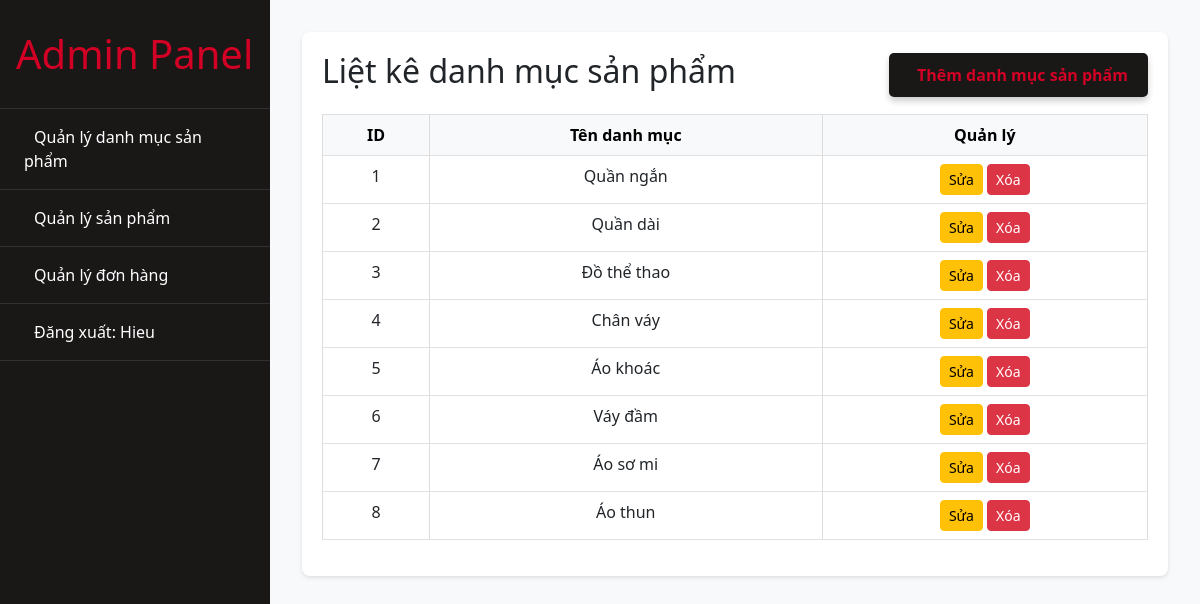
Page /admin/indexad.php (signed in) on the committed database.
### tables this page shows
CREATE TABLE `product_catelog` (
  `id` int(11) NOT NULL,
  `ten` varchar(100) NOT NULL
);

### admin/modules/manage_product_catalog/list.php (the view, shortened to what this page needs)
<?php
include('config/config.php');
try {
    $spl_lietke_danhmucsp = "SELECT * FROM product_catelog ORDER BY id DESC";
    $stmt = $conn->prepare($spl_lietke_danhmucsp);
    $stmt->execute();
    $query_lietke_danhmucsp = $stmt->fetchAll(PDO::FETCH_ASSOC);
} catch (PDOException $e) {
    echo "Lỗi: " . $e->getMessage();
}
?>
<div class="category-container">
    <div class="header-actions mb-3">
        <h2 class="d-inline-block">Liệt kê danh mục sản phẩm</h2>
        <button type="button" class="btn btn-add" data-bs-toggle="modal" data-bs-target="#addCategoryModal">
            <span class="button-text">Thêm danh mục sản phẩm</span>
        </button>
    </div>
    <div class="table-responsive">
        <table class="table table-hover table-bordered">
            <thead class="table-light">
                <tr>
                    <th>ID</th>
                    <th>Tên danh mục</th>
                    <th>Quản lý</th>
                </tr>
            </thead>
            <tbody>
                <?php
                $i = 0;
                foreach ($query_lietke_danhmucsp as $row) {
                    $i++;
                ?>
                    <tr>
                        <td><?php echo $i; ?></td>
                        <td><?php echo htmlspecialchars($row['ten']); ?></td>
                        <td class="action-buttons">
                            <a href="?action=manage_product_catalog&query=fix&id=<?php echo $row['id']; ?>"
                               class="btn btn-sm btn-warning">
                                <i class="fas fa-edit"></i> Sửa
                            </a>
                            <a href="modules/manage_product_catalog/handle.php?query=xoa&id=<?php echo $row['id']; ?>"
                               class="btn btn-sm btn-danger"
                               onclick="return confirm('Bạn có chắc muốn xóa danh mục này?');">
                                <i class="fas fa-trash"></i> Xóa
                            </a>
                        </td>
                    </tr>
                <?php
                }
                ?>
            </tbody>
        </table>
    </div>
</div>

### admin/css/stylead.css (style rules this page uses)
:root { --sidebar-width: 270px; --primary-color: #1a1717; --hover-color: #34495e; }
.table-responsive { overflow-x: auto; -webkit-overflow-scrolling: touch; }
table { width: 100%; border-collapse: collapse; }
th, td { padding: 8px; text-align: center; border: 1px solid #ddd; }
th { background-color: #f2f2f2; }
a { text-decoration: none; }
.category-container { padding: 20px; background: #fff; border-radius: 8px; box-shadow: 0 2px 4px rgba(0,0,0,0.1); }
.header-actions { display: flex; justify-content: space-between; align-items: center; margin-bottom: 20px; }
.btn-add { display: flex; align-items: center; justify-content: center; padding: 10px 20px; background-color: #1a1717; color: #D10024; border: none; border-radius: 5px; font-size: 1rem; font-weight: bold; cursor: pointer; transition: all 0.3s ease-in-out; box-shadow: 0 4px 6px rgba(0, 0, 0, 0.2); }

### rows in the picture
product_catelog: ten "Quần ngắn"
product_catelog: ten "Quần dài"
product_catelog: ten "Đồ thể thao"
product_catelog: ten "Chân váy"
product_catelog: ten "Áo khoác"
product_catelog: ten "Váy đầm"
product_catelog: ten "Áo sơ mi"
product_catelog: ten "Áo thun"

### other values in the picture
$_SESSION['log_in'] "Hieu"
